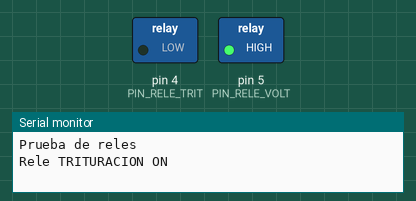
Recording of a sketch running on a simulated Arduino Uno, built with avr-gcc and run on an emulated ATmega328P. Shown: switched loads named in the sketch (green lamp = pin HIGH), the last lines printed to the serial monitor.

Above: at 0.7 s.
At 2.0 s:
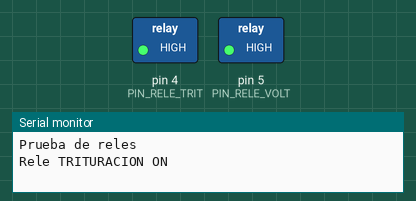
At 3.2 s:
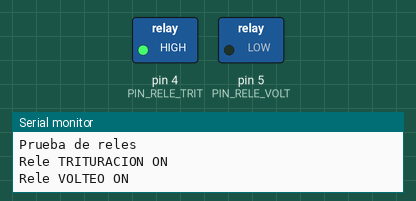
Timing chart, 0 to 6.5 s (numbered marks = the images above):
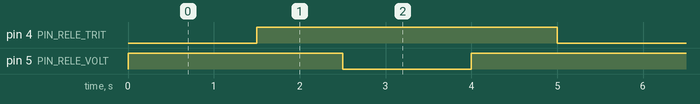

The sketch:

test_reles.ino
```cpp
// Prueba de reles SIN MOTORES CONECTADOS A POTENCIA.
// Debes escuchar el "clic" de cada rele en secuencia.
const uint8_t PIN_RELE_TRIT = 4;
const uint8_t PIN_RELE_VOLT = 5;
const uint8_t RELE_ON  = LOW;   // invierte si tu modulo es activo en HIGH
const uint8_t RELE_OFF = HIGH;

void setup() {
  pinMode(PIN_RELE_TRIT, OUTPUT);
  pinMode(PIN_RELE_VOLT, OUTPUT);
  digitalWrite(PIN_RELE_TRIT, RELE_OFF);
  digitalWrite(PIN_RELE_VOLT, RELE_OFF);
  Serial.begin(9600);
  Serial.println(F("Prueba de reles"));
}

void loop() {
  Serial.println(F("Rele TRITURACION ON"));
  digitalWrite(PIN_RELE_TRIT, RELE_ON);  delay(1500);
  digitalWrite(PIN_RELE_TRIT, RELE_OFF); delay(1000);

  Serial.println(F("Rele VOLTEO ON"));
  digitalWrite(PIN_RELE_VOLT, RELE_ON);  delay(1500);
  digitalWrite(PIN_RELE_VOLT, RELE_OFF); delay(1000);
}
```

Measured:
- by itself, pin 4 (PIN_RELE_TRIT), pin 5 (PIN_RELE_VOLT): alternates HIGH for 3.5 s and LOW for 1.5 s
- by itself, everything shown: repeats every 5.0 s, in 4 steps
